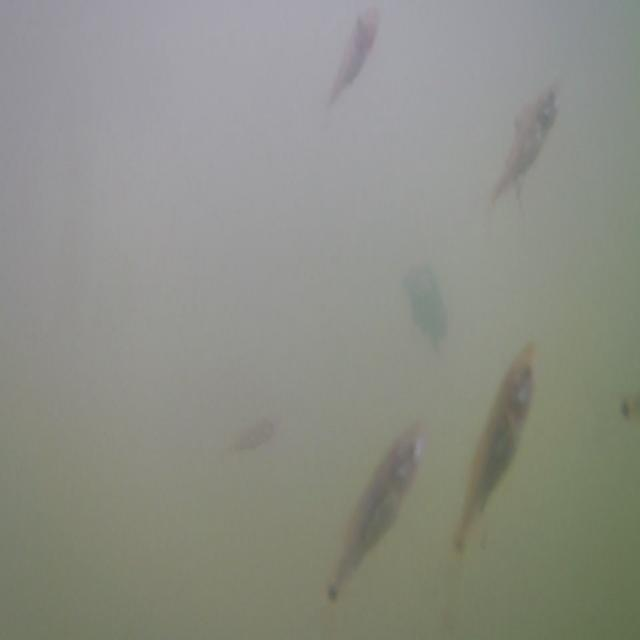
#> input picture Images/frame104_jpg.rf.0ac6632091f31c49e0d024e8d8bf2bbf.jpg, 640 x 640 px; its folder holds 4 pictures in this run
$ python CLAHE.py
#> lines starting #> are read from the running program, lines starting #| are printed output that depends on the picture
### img-enhancements/CLAHE/sceneRadianceCLAHE.py
import cv2


def RecoverCLAHE(sceneRadiance):
    clahe = cv2.createCLAHE(clipLimit=2, tileGridSize=(4, 4))
    for i in range(3):

        # sceneRadiance[:, :, i] =  cv2.equalizeHist(sceneRadiance[:, :, i])
        sceneRadiance[:, :, i] = clahe.apply((sceneRadiance[:, :, i]))


    return sceneRadiance

### img-enhancements/CLAHE/CLAHE.py
import os
import numpy as np
import cv2
import natsort
import xlwt
from skimage import exposure

from sceneRadianceCLAHE import RecoverCLAHE
from sceneRadianceHE import RecoverHE
np.seterr(over='ignore')


path = r"D:\hello\books\python\MiniProject\dataset\yolov5\DePondFI23\DePondFI23\test\images"
path1 = r"D:\hello\books\python\Single-Underwater-Image-Enhancement-and-Color-Restoration\Underwater Image Enhancement\CLAHE\test"
os.chdir(path)

for file in os.listdir():
    if file.endswith(".jpg"):
        image = cv2.imread(file)
#> image is the input picture: shape (640, 640, 3); mean B, G, R 133.9, 142.3, 140.6

        print(image.shape)
#| (640, 640, 3)

        sceneRadiance = RecoverCLAHE(image)
#> after the loop in RecoverCLAHE, `for i in range(3):`:
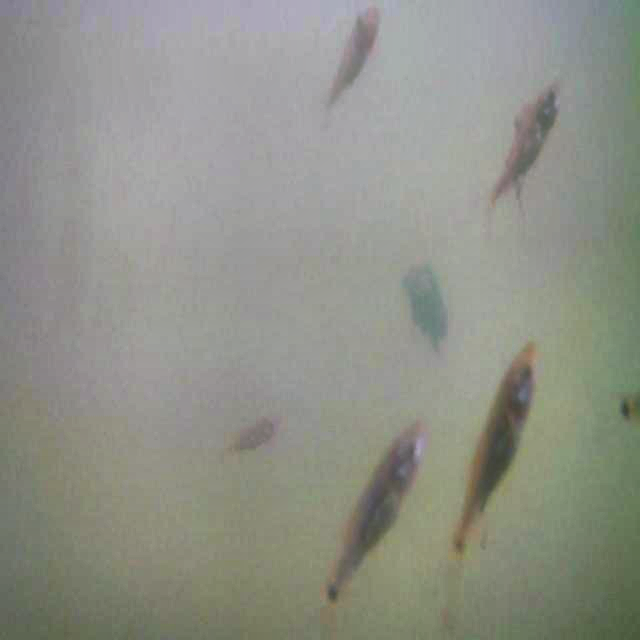
#> sceneRadiance: shape (640, 640, 3); mean B, G, R 136.2, 145.3, 143.3
        #sceneRadiance = RecoverGC(image)
        print("--- ")

        #cv2_imshow(image_salient_1)
        os.chdir(path1)
        cv2.imwrite(file, sceneRadiance)
        os.chdir(path)
#> pass 2 of the loop `for file in os.listdir():`:
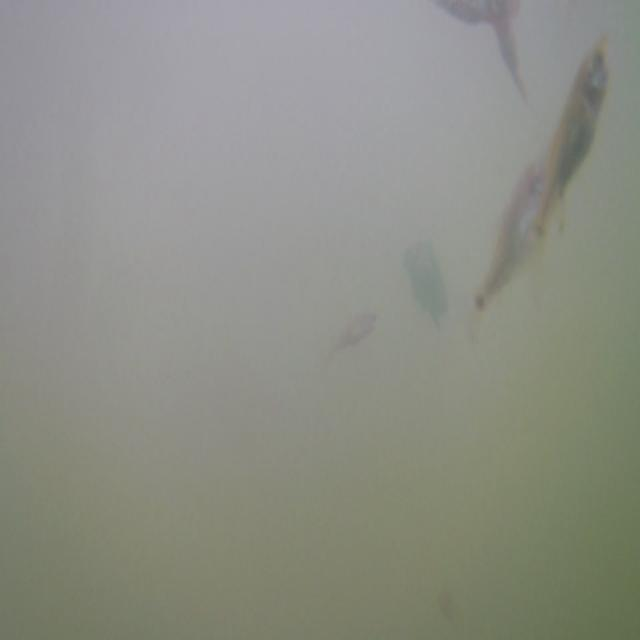
#> input picture Images/frame116_jpg.rf.6a38dcc7fa04036603bd2f678c5b1adf.jpg, 640 x 640 px
#> image is the input picture: shape (640, 640, 3); mean B, G, R 133.5, 142.6, 140.7
#| (640, 640, 3)
#> after the loop in RecoverCLAHE (call 2), `for i in range(3):`:
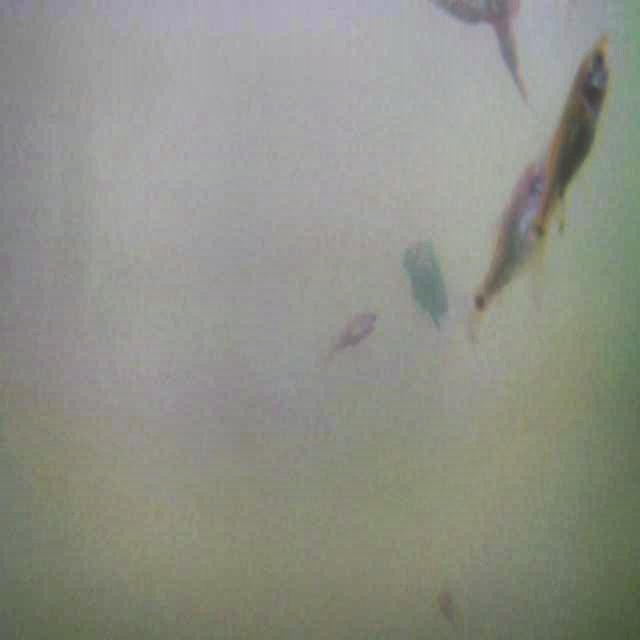
#> sceneRadiance: shape (640, 640, 3); mean B, G, R 135.3, 144.5, 142.7
#> pass 3 of the loop `for file in os.listdir():`:
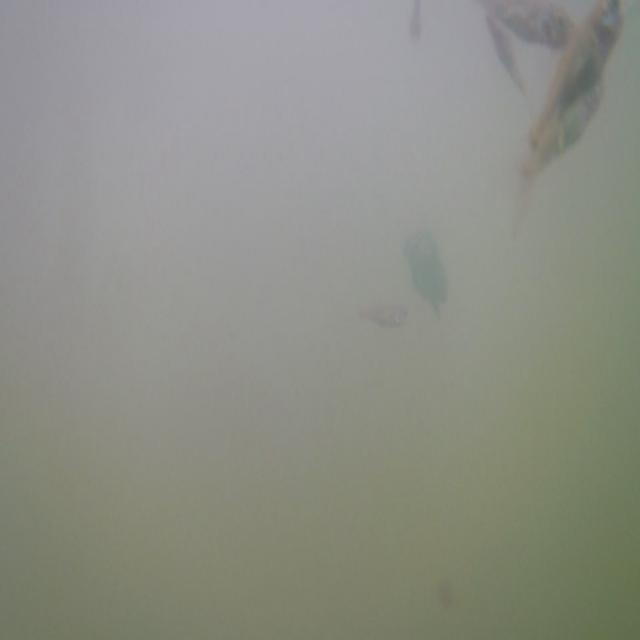
#> input picture Images/frame122_jpg.rf.2b4fdb15fd61a1c73c85aa2dfd1de807.jpg, 640 x 640 px
#> image is the input picture: shape (640, 640, 3); mean B, G, R 133.6, 142.7, 140.8
#| (640, 640, 3)
#> after the loop in RecoverCLAHE (call 3), `for i in range(3):`:
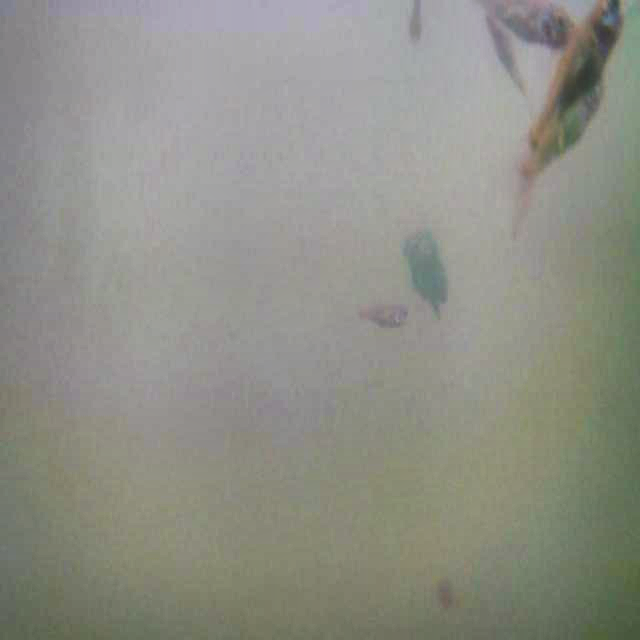
#> sceneRadiance: shape (640, 640, 3); mean B, G, R 134.6, 143.6, 142.7
#> the loop made 4 passes; the first 3 are shown
